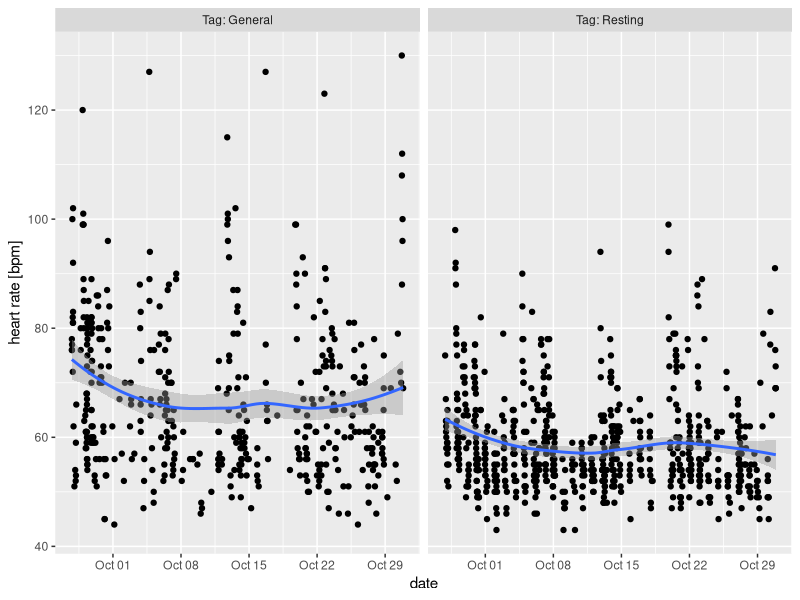
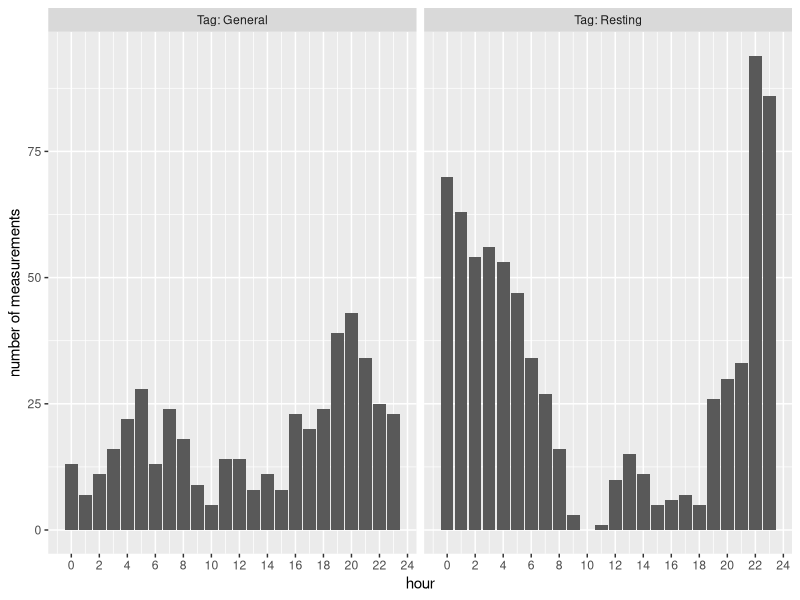
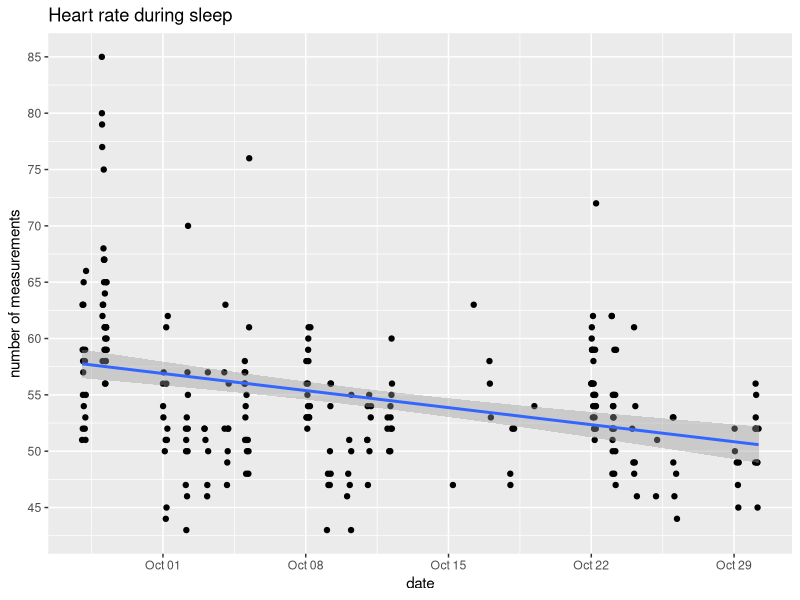

R code for these plots, in order:
## ---- chunk 1
knitr::opts_chunk$set(echo = TRUE)
## ---- chunk 2
# kvuli zobrazeni anglickych zkratek nazvu mesicu
Sys.setlocale("LC_TIME", "English")
## ---- chunk 3
library(tidyverse)
library(lubridate)
library(readxl)
## ---- chunk 4
df_raw <- read_excel("../../static/data/heart_rate.xls", skip = 8)
df_raw %>% glimpse()
## ---- chunk 5
df_clean <- df_raw %>% 
  mutate(DateTime = ydm_hm(paste("2018", Date, Time))) %>% 
  rename(HeartRate = `Heart rate (bpm)`) %>%
  select(DateTime, HeartRate, Tag, -Date, -Time, -Notes) %>% 
  mutate(HeartRate = HeartRate %>% as.numeric())
head(df_clean)
## ---- chunk 6
df_clean %>% 
  count(Tag, sort = TRUE)
## ---- chunk 7
df_clean %>% 
  filter(Tag %in% c("General", "Resting")) %>% 
  ggplot(aes(DateTime, HeartRate)) + 
  geom_point() +
  geom_smooth() +
  labs(y = "heart rate [bpm]", x = "date") +
  facet_wrap(~Tag, labeller = label_both)
## ---- chunk 8
df_clean %>% 
  filter(Tag %in% c("Resting", "General")) %>% 
  mutate(hour = hour(DateTime),
         minute = minute(DateTime)) %>% 
  count(Tag, hour) %>% 
  ggplot(aes(hour,n)) +
  geom_col() + 
  scale_x_continuous(breaks = scales::pretty_breaks(n = 10)) +
  labs(y = "number of measurements", x = "hour") +
  facet_wrap(~Tag, labeller = label_both)
## ---- chunk 9
df_clean %>% 
  mutate(hour = hour(DateTime),
         minute = minute(DateTime)) %>% 
  filter(hour %in% c(23, 0:5)) %>% 
  count(Tag)
## ---- chunk 10
df_clean %>% 
  mutate(hour = hour(DateTime),
         minute = minute(DateTime),
         wday = wday(DateTime, label = TRUE)) %>% 
  filter(!(wday %in% c("Sat", "Sun"))) %>% 
  filter(hour %in% c(0:5)) %>% 
  ggplot(aes(DateTime, HeartRate)) + 
  geom_point() +
  geom_smooth(method = "lm") +
  labs(y = "number of measurements", x = "date", title = "Heart rate during sleep") +
  scale_y_continuous(breaks = scales::pretty_breaks(n = 10))
## ---- chunk 11
df_clean %>% 
  mutate(hour = hour(DateTime),
         minute = minute(DateTime),
         wday = wday(DateTime, label = TRUE)) %>% 
  filter(!(wday %in% c("Sat", "Sun"))) %>% 
  filter(hour == 5) %>%  
  filter(minute > 20 & minute < 40) %>% 
  .$HeartRate %>%
  mean
